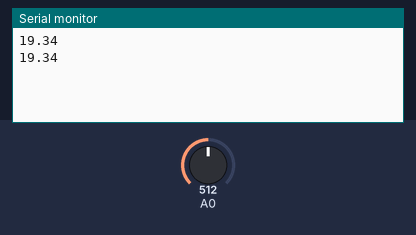
Bench run of a sketch on a simulated Arduino Uno, built with avr-gcc and run on an emulated ATmega328P. On the bench: the last lines printed to the serial monitor. Inputs (shaded band) come from the test bench; at power-on: A0 = 512.

Above: at 1.8 s.
1.9 s: A0 set to 1012
At 2.8 s:
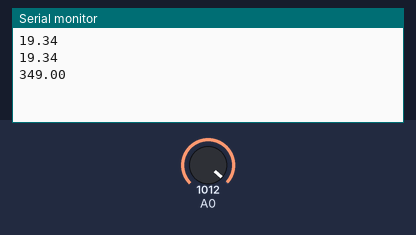
3.4 s: A0 set to 1023
At 4.7 s:
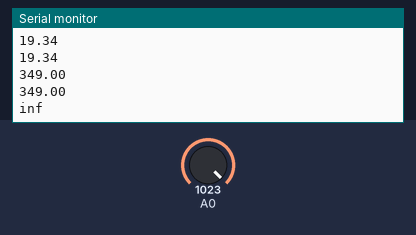

Measured:
- the behaviour switches between 1022 and 1023 on A0 (found by bisection; images 1 and 2)
- after the input at 1.9 s, the serial monitor: prints a new line after 0.10 s (image 1)
- after the input at 3.4 s, the serial monitor: prints a new line after 0.60 s (image 2)

The sketch:

MQ7-Library_example.ino
```cpp
// REF: https://github.com/swatish17/MQ7-Library

#include "MQ7.h"

MQ7 mq7(A0,5.0);

void setup() {
    Serial.begin(9600);
}

void loop() {
    Serial.println(mq7.getPPM());
    delay(1000);
}
```

MQ7.cpp
```cpp
// https://github.com/swatish17/MQ7-Library/blob/master/MQ7.cpp

/*
Library for CO (Carbon Monoxide Gas) ppm value
by using MQ7 gas sensor.

Datasheet : https://www.sparkfun.com/datasheets/Sensors/Biometric/MQ-7.pdf
*/

#if (ARDUINO >= 100)
    #include "Arduino.h"
#else
    #include <avr/io.h>
    #include "WProgram.h"
#endif

#include "MQ7.h"
/*
Constructor to initialize the analog pin and input voltage to MQ7

@param pin : Input pin from MQ7 analog pin
@param v_input : Input voltage to MQ7 sensor
*/
MQ7::MQ7(uint8_t pin, float v_input){
  analogPin = pin;
  v_in = v_input;
}

/*
Function is used to return the ppm value of CO gas concentration
by using the parameter found using the function f(x) = a * ((Rs/R0) ^ b)

@return ppm value of Carbon Monoxide concentration
*/
float MQ7::getPPM(){
  return (float)(coefficient_A * pow(getRatio(), coefficient_B));
}

/*
This function returns voltage from the analog input value
Refer ADC Conversion for further reference

@param value : value from analogPin

@return voltage
*/
float MQ7::voltageConversion(int value){
  return (float) value * (v_in / 1023.0);
}

/*
This function is for the deriving the Rs/R0 to find ppm

@return The value of Rs/R_Load
*/
float MQ7::getRatio(){
  int value = analogRead(analogPin);
  float v_out = voltageConversion(value);
  return (v_in - v_out) / v_out;
}
/*
To find the sensor resistance Rs

@return Rs value
*/
float MQ7::getSensorResistance(){
  return R_Load * getRatio();
}
```

MQ7.h
```cpp
// https://github.com/swatish17/MQ7-Library/blob/master/MQ7.h

/*
Library for CO (Carbon Monoxide Gas) ppm value
by using MQ7 gas sensor.

Datasheet : https://www.sparkfun.com/datasheets/Sensors/Biometric/MQ-7.pdf
*/

#ifndef MQ7_h
#define MQ7_h

/*
The coefficients are estimated from the sensitivity characteristics graph
of the MQ7 sensor for CO (Carbon Monoxide) gas by using Correlation function.

Explanation :
	The graph in the datasheet is represented with the function
	f(x) = a * (x ^ b).
	where
		f(x) = ppm
		x = Rs/R0
	The values were mapped with this function to determine the coefficients a and b.
*/

#define coefficient_A 19.32
#define coefficient_B -0.64

//Load resistance 10 Kohms on the sensor potentiometer
#define R_Load 10.0

class MQ7 {
	private:
		uint8_t analogPin;
		float v_in;
		float voltageConversion(int);
	public:
		MQ7(uint8_t, float);
		float getPPM();
		float getSensorResistance();
		float getRatio();
};

#endif
```
